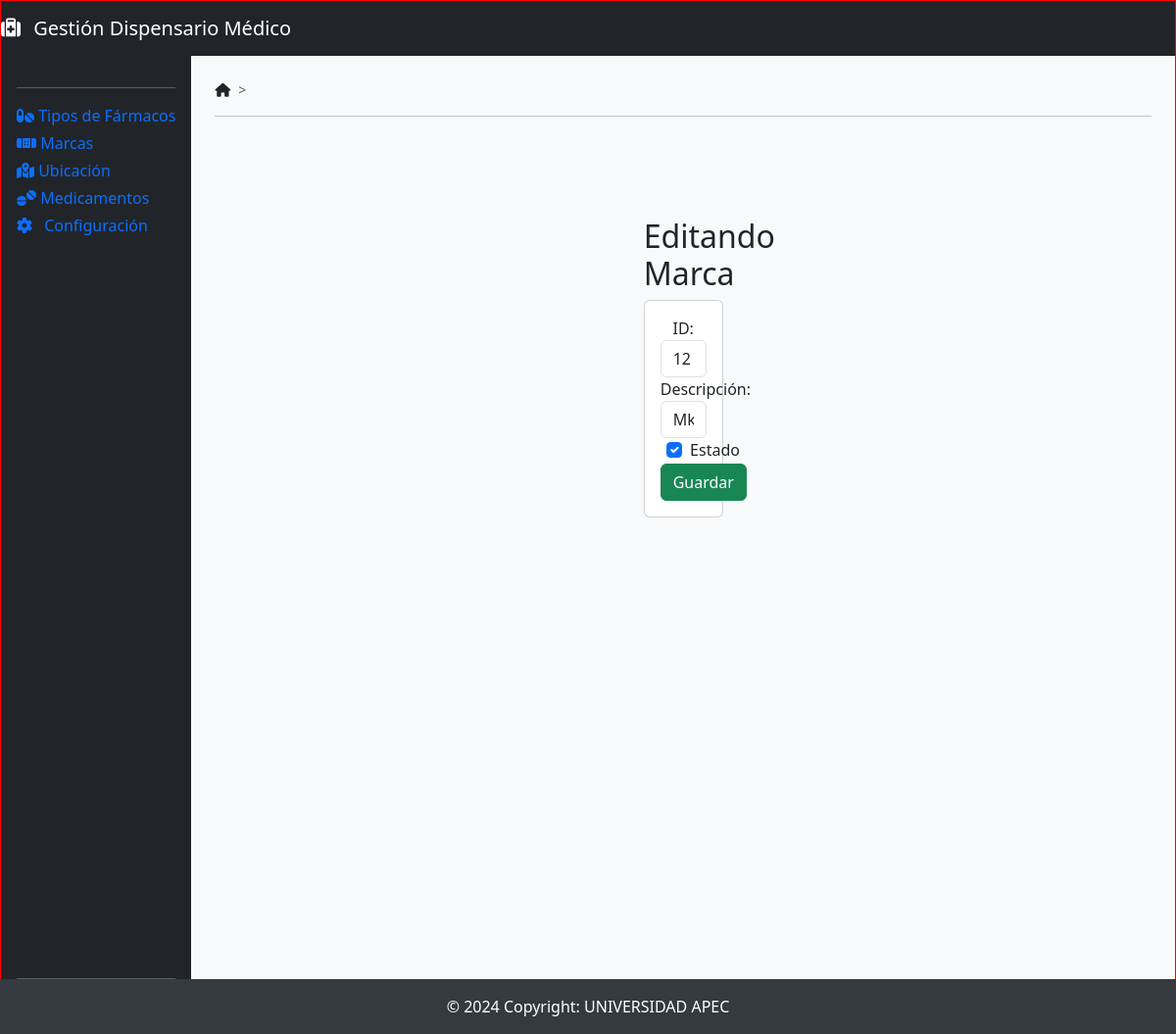
The page /edicionMarcas/12 on the database its author committed.
### DispensarioMedico/models.py (models this page shows, shortened)
class Marcas(models.Model):
    idmarca = models.AutoField(db_column='idMarca', primary_key=True)  # Field name made lowercase.
    descripcion = models.TextField(db_column='Descripcion', blank=True, null=True)  # Field name made lowercase.
    estado = models.TextField(db_column='Estado', blank=True, null=True)  # Field name made lowercase. This field type is a guess.
    class Meta:
        managed = True
        db_table = 'Marcas'

### DispensarioMedico/views.py (the view)
# urls.py: path('edicionMarcas/<idmarca>', views.edicionMarcas, name='edicionMarcas'),
def edicionMarcas(request, idmarca):
    marca = Marcas.objects.get(idmarca=idmarca)
    print(marca.estado)
    return render(request, 'edicionMarcas.html', {'marca': marca})

### DispensarioMedico/templates/edicionMarcas.html (shortened to what this page needs)
{% extends "./base.html" %}
{% block body %}
    <div class="row">
        <div class="col-md-4 offset-md-4">
            <h2>Editando Marca</h2>
            <div class="card">
              <div class="card-body">
                  <form action="/editarMarcas/" method="POST" enctype="multipart/form-data">{% csrf_token %}
                      <div class="form-group">
                          <label for="">ID:</label>
                          <input type="text"
                                 name="txtIdmarca"
                                 value="{{marca.idmarca }}"
                                 class="form-control"
                                 placeholder="ID"
                                 readonly>
                      </div>
                      <div class="form-group">
                          <label for="">Descripción:</label>
                          <input type="text"
                                 name="txtdescripcionMarca"
                                 value="{{marca.descripcion}}"
                                 class="form-control"
                                 placeholder="Descripcion"
                                 minlength="1"
                                 maxlength="500"
                                 required>
                      </div>
                      <div class="form-group" style="margin-left: 0.4rem">
                          <div class="form-check">
                              <input class="form-check-input"
                                      type="checkbox"
                                      name="txtEstadoMarcas"
                                      id="txtEstadoMarcas"
                                      {% if marca.estado == 1 %}checked{% endif %}>
                              <label class="form-check-label" for="gridCheck">Estado</label>
                          </div>
                      </div>
                      <div class="form-group">
                          <button type="submit" class="btn btn-success btn-block text-white">Guardar</button>
                      </div>
                  </form>
              </div>
          </div>
        </div>
    </div>
{% endblock body %}

### DispensarioMedico/static/css/baseDesign.css (style rules this page uses)
body { height: 1000px; border: 1px solid red; position: relative; }

### rows shown on the page
Marcas: txtIdmarca "12", txtdescripcionMarca "Mk", Estado "☑"
